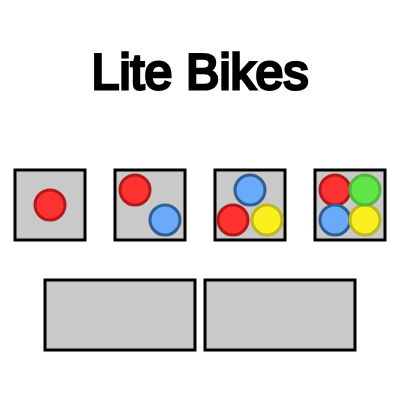
Frame 1 (no input)
Frame 60 (no input): identical to frame 1, image omitted
Frame 120 (the mouse pressed at the canvas centre since frame 60): identical to frame 1, image omitted

The p5.js sketch that drew this single still picture (run headless with seeded random() and noise() and a simulated clock; from frame 60 on, the mouse is pressed at the canvas centre):

// p5.js sketch
// ── sketch.js
/**

    Jacob Seiler
    8/4/2016
    Lite Bikes
    Forest Hill C.I.
    
    ** Trails are broken, cause the game to lag, will be fixed SOON **
    
    - A game similar to snake for 1 - 4 players
    * Click on a button with coloured dots to play, click on as many dots for how many players you want
    * Click on instructions to learn how to play
    * Click on Credits to see who did what work
    * Once the game starts try to kill your opponents by having them run into your trail
    * Last one standin wins
    * In single player mode, try to get the best time
    - Have fun :)

**/

var xP1 = 180;
var yP1 = 180;
var xP2 = 220;
var yP2 = 180;
var xP3 = 180;
var yP3 = 220;
var xP4 = 220;
var yP4 = 220;
var directionP1 = 5;
var directionP2 = 5;
var directionP3 = 5;
var directionP4 = 5;
var radius = 10;
var speed = 3;
var beenTo = [];
var place_first = 0;
var place_second = 0;
var place_third = 0;
var place_fourth = 0;
var players = 0;
var countdown = 3;
var timer = 0;
var record = 0;

var page = 0;
var credit_programming = "Jacob";
var credit_art = "Jacob";
var credit_testing = "Jacob";

var state = 0;

function setup() {
	createCanvas(400, 400);
	frameRate(60);
	background(255, 255, 255);
}

var convertStringToInt = function(s) {
    for (var i = 0; i < 400; i++) {
        if (s === "" + i) {
            return i;
        }
    }
};

var playerIsOut = function(player) {
    if (place_fourth === player || place_third === player || place_second === player) {
        return true;
    }
    
    return false;
};

var moveUp = function(player) {
    if (!playerIsOut(1) && player === 1) {
        if (yP1 - radius <= 0) {
            return;
        } else if (yP1 - radius - speed <= 0) {
            yP1 = radius;
        } else {
            yP1 = yP1 - speed;
        }
    }
    
    if (!playerIsOut(2) && player === 2) {
        if (yP2 - radius <= 0) {
            return;
        } else if (yP2 - radius - speed <= 0) {
            yP2 = radius;
        } else {
            yP2 = yP2 - speed;
        }
    }
    
    if (!playerIsOut(3) && player === 3) {
        if (yP3 - radius <= 0) {
            return;
        } else if (yP3 - radius - speed <= 0) {
            yP3 = radius;
        } else {
            yP3 = yP3 - speed;
        }
    }
    
    if (!playerIsOut(4) && player === 4) {
        if (yP4 - radius <= 0) {
            return;
        } else if (yP4 - radius - speed <= 0) {
            yP4 = radius;
        } else {
            yP4 = yP4 - speed;
        }
    }
};

var moveDown = function(player) {
    if (!playerIsOut(1) && player === 1) {
        if (yP1 + radius >= 400) {
            return;
        } else if (yP1 + radius + speed >= 400) {
            yP1 = 400 - radius;
        } else {
            yP1 = yP1 + speed;
        }
    }
    
    if (!playerIsOut(2) && player === 2) {
        if (yP2 + radius >= 400) {
            return;
        } else if (yP2 + radius + speed >= 400) {
            yP2 = 400 - radius;
        } else {
            yP2 = yP2 + speed;
        }
    }
    
    if (!playerIsOut(3) && player === 3) {
        if (yP3 + radius >= 400) {
            return;
        } else if (yP3 + radius + speed >= 400) {
            yP3 = 400 - radius;
        } else {
            yP3 = yP3 + speed;
        }
    }
    
    if (!playerIsOut(4) && player === 4) {
        if (yP4 + radius >= 400) {
            return;
        } else if (yP4 + radius + speed >= 400) {
            yP4 = 400 - radius;
        } else {
            yP4 = yP4 + speed;
        }
    }
};

var moveLeft = function(player) {
    if (!playerIsOut(1) && player === 1) {
        if (xP1 - radius <= 0) {
            return;
        } else if (xP1 - radius - speed <= 0) {
            xP1 = radius;
        } else {
            xP1 = xP1 - speed;
        }
    }
    
    if (!playerIsOut(2) && player === 2) {
        if (xP2 - radius <= 0) {
            return;
        } else if (xP2 - radius - speed <= 0) {
            xP2 = radius;
        } else {
            xP2 = xP2 - speed;
        }
    }
    
    if (!playerIsOut(3) && player === 3) {
        if (xP3 - radius <= 0) {
            return;
        } else if (xP3 - radius - speed <= 0) {
            xP3 = radius;
        } else {
            xP3 = xP3 - speed;
        }
    }
    
    if (!playerIsOut(4) && player === 4) {
        if (xP4 - radius <= 0) {
            return;
        } else if (xP4 - radius - speed <= 0) {
            xP4 = radius;
        } else {
            xP4 = xP4 - speed;
        }
    }
};

var moveRight = function(player) {
    if (!playerIsOut(1) && player === 1) {
        if (xP1 + radius >= 400) {
            return;
        } else if (xP1 + radius + speed >= 400) {
            xP1 = 400 - radius;
        } else {
            xP1 = xP1 + speed;
        }
    }
    
    if (!playerIsOut(2) && player === 2) {
        if (xP2 + radius >= 400) {
            return;
        } else if (xP2 + radius + speed >= 400) {
            xP2 = 400 - radius;
        } else {
            xP2 = xP2 + speed;
        }
    }
    
    if (!playerIsOut(3) && player === 3) {
        if (xP3 + radius >= 400) {
            return;
        } else if (xP3 + radius + speed >= 400) {
            xP3 = 400 - radius;
        } else {
            xP3 = xP3 + speed;
        }
    }
    
    if (!playerIsOut(4) && player === 4) {
        if (xP4 + radius >= 400) {
            return;
        } else if (xP4 + radius + speed >= 400) {
            xP4 = 400 - radius;
        } else {
            xP4 = xP4 + speed;
        }
    }
};

var trails = function() {
    for (var i = 0; i < beenTo.length; i++) {
        var xBT = convertStringToInt(beenTo[i].split("|")[0]);
        var yBT = convertStringToInt(beenTo[i].split("|")[1]);
        var player = convertStringToInt(beenTo[i].split("|")[2]);
        
        if (!playerIsOut(1) && player === 1) {
            stroke(180, 25, 25);
            strokeWeight(3);
            fill(255, 50, 50);
            ellipse(xBT, yBT, radius * 2, radius * 2);
        }
        
        if (!playerIsOut(2) && player === 2) {
            stroke(50, 95, 145);
            strokeWeight(3);
            fill(105, 170, 250);
            ellipse(xBT, yBT, radius * 2, radius * 2);
        }
        
        if (!playerIsOut(3) && player === 3) {
            stroke(191, 183, 31);
            strokeWeight(3);
            fill(250, 240, 30);
            ellipse(xBT, yBT, radius * 2, radius * 2);
        }
        
        if (!playerIsOut(4) && player === 4) {
            stroke(80, 185, 60);
            strokeWeight(3);
            fill(95, 230, 70);
            ellipse(xBT, yBT, radius * 2, radius * 2);
        }
    }
};

var menu = function() {
    directionP1 = 5;
    directionP2 = 5;
    directionP3 = 5;
    directionP4 = 5;
    xP1 = 180;
    yP1 = 180;
    xP2 = 220;
    yP2 = 180;
    xP3 = 180;
    yP3 = 220;
    xP4 = 220;
    yP4 = 220;
    directionP1 = 5;
    directionP2 = 5;
    directionP3 = 5;
    directionP4 = 5;
    beenTo = [];
    place_first = 0;
    place_second = 0;
    place_third = 0;
    place_fourth = 0;
    players = 1;
    countdown = 3;
    timer = 0;
    
    fill(255, 255, 255);
    stroke(0, 0, 0);
    strokeWeight(3);
    rect(-10, -10, 420, 420);
    
    if (page === 0) {
        fill(0, 0, 0);
        textSize(50);
        textAlign(CENTER, TOP);
        text("Lite Bikes", 0, 50, 400, 400);
        
        if ((mouseX >= 15 && mouseX <= 85 && mouseY >= 170 && mouseY <= 230)) {
            fill(227, 227, 227);
        } else {
            fill(201, 201, 201);
        }
        rect(15, 170, 70, 70);
        
        if ((mouseX >= 115 && mouseX <= 185 && mouseY >= 170 && mouseY <= 230)) {
            fill(227, 227, 227);
        } else {
            fill(201, 201, 201);
        }
        rect(115, 170, 70, 70);
        
        if ((mouseX >= 215 && mouseX <= 285 && mouseY >= 170 && mouseY <= 230)) {
            fill(227, 227, 227);
        } else {
            fill(201, 201, 201);
        }
        rect(215, 170, 70, 70);
        
        if ((mouseX >= 315 && mouseX <= 385 && mouseY >= 170 && mouseY <= 230)) {
            fill(227, 227, 227);
        } else {
            fill(201, 201, 201);
        }
        rect(315, 170, 70, 70);
        
        stroke(180, 25, 25);
        strokeWeight(3);
        fill(255, 50, 50);
        ellipse(50, 205, 30, 30);
        ellipse(135, 190, 30, 30);
        ellipse(233, 220, 30, 30);
        ellipse(335, 190, 30, 30);
        
        stroke(50, 95, 145);
        strokeWeight(3);
        fill(105, 170, 250);
        ellipse(165, 220, 30, 30);
        ellipse(250, 190, 30, 30);
        ellipse(335, 220, 30, 30);
        
        stroke(191, 183, 31);
        strokeWeight(3);
        fill(250, 240, 30);
        ellipse(267, 220, 30, 30);
        ellipse(365, 220, 30, 30);
        
        stroke(80, 185, 60);
        strokeWeight(3);
        fill(95, 230, 70);
        ellipse(365, 190, 30, 30);
        
        stroke(0, 0, 0);
        strokeWeight(3);
        if ((mouseX >= 45 && mouseX <= 195 && mouseY >= 280 && mouseY <= 350)) {
            fill(227, 227, 227);
        } else {
            fill(201, 201, 201);
        }
        rect(45, 280, 150, 70);
        if ((mouseX >= 205 && mouseX <= 355 && mouseY >= 280 && mouseY <= 350)) {
            fill(227, 227, 227);
        } else {
            fill(201, 201, 201);
        }
        rect(205, 280, 150, 70);
        fill(0, 0, 0);
        textSize(25);
        textAlign(CENTER, BOTTOM);
        text("Instructions", -80, 285, 400, 400);
        text("Credits", 77, 285, 400, 400);
    } else if (page === 1) {
        fill(0, 0, 0);
        stroke(0, 0, 0);
        strokeWeight(1);
        textSize(40);
        textAlign(CENTER, TOP);
        text("Credits", 0,10, 400, 400);
        textSize(30);
        textAlign(LEFT, TOP);
        text("Programming: " + credit_programming, 20,80, 400, 400);
        text("Art: " + credit_art, 20,120, 400, 400);
        text("Testing: " + credit_testing, 20,160, 400, 400);
        if (credit_programming === credit_art && credit_programming === credit_testing) {
            text("All the work: " + credit_programming, 20,200, 400, 400);
        }
        
        stroke(0, 0, 0);
        strokeWeight(3);
        if ((mouseX >= 100 && mouseX <= 300 && mouseY >= 300 && mouseY <= 350)) {
            fill(227, 227, 227);
        } else {
            fill(201, 201, 201);
        }
        rect(100, 300, 200, 50);
        fill(0, 0, 0);
        stroke(0, 0, 0);
        strokeWeight(1);
        textAlign(CENTER, TOP);
        text("Back", 0, 305, 400, 400);
    } else if (page === 2) {
        fill(0, 0, 0);
        stroke(0, 0, 0);
        strokeWeight(1);
        textSize(40);
        textAlign(CENTER, TOP);
        text("Instructions", 0,10, 400, 400);
        textSize(30);
        textAlign(LEFT, TOP);
        
        stroke(180, 25, 25);
        strokeWeight(3);
        fill(255, 50, 50);
        ellipse(50, 222, 30, 30);
        
        stroke(50, 95, 145);
        strokeWeight(3);
        fill(105, 170, 250);
        ellipse(150, 220, 30, 30);
        
        stroke(191, 183, 31);
        strokeWeight(3);
        fill(250, 240, 30);
        ellipse(250, 220, 30, 30);
        
        stroke(80, 185, 60);
        strokeWeight(3);
        fill(95, 230, 70);
        ellipse(350, 220, 30, 30);
        
        stroke(110, 110, 110);
        strokeWeight(2);
        fill(176, 176, 176);
        rect(335, 155, 30, 30);
        rect(305, 155, 30, 30);
        rect(365, 155, 30, 30);
        rect(335, 125, 30, 30);
        rect(235, 155, 30, 30);
        rect(205, 155, 30, 30);
        rect(265, 155, 30, 30);
        rect(235, 125, 30, 30);
        rect(135, 155, 30, 30);
        rect(105, 155, 30, 30);
        rect(165, 155, 30, 30);
        rect(135, 125, 30, 30);
        rect(35, 155, 30, 30);
        rect(05, 155, 30, 30);
        rect(65, 155, 30, 30);
        rect(35, 125, 30, 30);
        fill(0, 0, 0);
        textSize(15);
        text("W", 42,130, 400, 400);
        text("A", 12,160, 400, 400);
        text("S", 42,160, 400, 400);
        text("D", 72,160, 400, 400);
        text("↑", 142,130, 400, 400);
        text("←", 112,160, 400, 400);
        text("↓", 142,160, 400, 400);
        text("→", 172,160, 400, 400);
        text("T", 242,130, 400, 400);
        text("F", 212,160, 400, 400);
        text("G", 242,160, 400, 400);
        text("H", 272,160, 400, 400);
        text("I", 342,130, 400, 400);
        text("J", 312,160, 400, 400);
        text("K", 342,160, 400, 400);
        text("L", 372,160, 400, 400);
        
        textSize(30);
        stroke(0, 0, 0);
        strokeWeight(3);
        if ((mouseX >= 100 && mouseX <= 300 && mouseY >= 300 && mouseY <= 350)) {
            fill(227, 227, 227);
        } else {
            fill(201, 201, 201);
        }
        rect(100, 300, 200, 50);
        fill(0, 0, 0);
        stroke(0, 0, 0);
        strokeWeight(1);
        textAlign(CENTER, TOP);
        text("Back", 0, 305, 400, 400);
    }
};

var death = function() {
    fill(60, 60, 60, 10);
    rect(-10, -10, 420, 420);
    fill(255, 255, 255);
    stroke(176, 176, 176);
    textSize(50);
    textAlign(CENTER, TOP);
    if (players >= 2) {
        text("Player " + place_first + " Wins", 0, 10, 400, 400);
        textAlign(LEFT, TOP);
        
        fill(60, 60, 60, 10);
        rect(-10, -10, 420, 420);
        fill(255, 255, 255);
        stroke(176, 176, 176);
        
        text("1.", 50, 70, 400, 400);
        
        if (players >= 2) {
            text("2.", 50, 130, 400, 400);
        }
        
        if (players >= 3) {
            text("3.", 50, 190, 400, 400);
        }
        
        if (players >= 4) {
            text("4.", 50, 250, 400, 400);
        }
    } else {
        text(timer, 0, 10, 400, 400);
        if (timer >= record) {
            text("New Record!", 0, 150, 400, 400);
            record = timer;
        } else {
            text("Record: " + record, 20, 150, 380, 150);
        }
    }
    
    textAlign(CENTER, BOTTOM);
    if (mouseX >= 50 && mouseX <= 350 && mouseY >= 325 && mouseY <= 385) {
        fill(227, 227, 227);
    } else {
        fill(201, 201, 201);
    }
    rect(50, 325, 300, 60);
    fill(255, 255, 255);
    text("Play Again", 0, 300, 400, 400);
    
    if (place_first === 1) {
        stroke(180, 25, 25);
        strokeWeight(3);
        fill(255, 50, 50);
    } else if (place_first === 2) {
        stroke(50, 95, 145);
        strokeWeight(3);
        fill(105, 170, 250);
    } else if (place_first === 3) {
        stroke(191, 183, 31);
        strokeWeight(3);
        fill(250, 240, 30);
    } else if (place_first === 4) {
        stroke(80, 185, 60);
        strokeWeight(3);
        fill(95, 230, 70);
    }
    ellipse(200, 100, 40, 40);
    
    if (place_second === 1) {
        stroke(180, 25, 25);
        strokeWeight(3);
        fill(255, 50, 50);
    } else if (place_second === 2) {
        stroke(50, 95, 145);
        strokeWeight(3);
        fill(105, 170, 250);
    } else if (place_second === 3) {
        stroke(191, 183, 31);
        strokeWeight(3);
        fill(250, 240, 30);
    } else if (place_second === 4) {
        stroke(80, 185, 60);
        strokeWeight(3);
        fill(95, 230, 70);
    }
    
    if (players >= 2) {
        ellipse(200, 160, 40, 40);
    }
    
    if (place_third === 1) {
        stroke(180, 25, 25);
        strokeWeight(3);
        fill(255, 50, 50);
    } else if (place_third === 2) {
        stroke(50, 95, 145);
        strokeWeight(3);
        fill(105, 170, 250);
    } else if (place_third === 3) {
        stroke(191, 183, 31);
        strokeWeight(3);
        fill(250, 240, 30);
    } else if (place_third === 4) {
        stroke(80, 185, 60);
        strokeWeight(3);
        fill(95, 230, 70);
    }
    
    if (players >= 3) {
        ellipse(200, 220, 40, 40);
    }
    
    if (place_fourth === 1) {
        stroke(180, 25, 25);
        strokeWeight(3);
        fill(255, 50, 50);
    } else if (place_fourth === 2) {
        stroke(50, 95, 145);
        strokeWeight(3);
        fill(105, 170, 250);
    } else if (place_fourth === 3) {
        stroke(191, 183, 31);
        strokeWeight(3);
        fill(250, 240, 30);
    } else if (place_fourth === 4) {
        stroke(80, 185, 60);
        strokeWeight(3);
        fill(95, 230, 70);
    }
    
    if (players >= 4) {
        ellipse(200, 280, 40, 40);
    }
};

var game = function() {
    fill(255, 255, 255);
    rect(-10, -10, 420, 420);
    
    trails();
    
    if (countdown > 0) {
        if (players >= 1) {
            stroke(180, 25, 25);
            strokeWeight(3);
            fill(255, 50, 50);
            ellipse(xP1, yP1, radius * 2, radius * 2);
        }
        
        if (players >= 2) {
            stroke(50, 95, 145);
            strokeWeight(3);
            fill(105, 170, 250);
            ellipse(xP2, yP2, radius * 2, radius * 2);
        }
        
        if (players >= 3) {
            stroke(191, 183, 31);
            strokeWeight(3);
            fill(250, 240, 30);
            ellipse(xP3, yP3, radius * 2, radius * 2);
        }
        
        if (players >= 4) {
            stroke(80, 185, 60);
            strokeWeight(3);
            fill(95, 230, 70);
            ellipse(xP4, yP4, radius * 2, radius * 2);
        }
        
        fill(0, 0, 0);
        if (round(countdown) !== 0) {
            text(floor(countdown), 0, 0, 400, 400);
        } else {
            text("0", 0, 0, 400, 400);
        }
        countdown = countdown - 0.015;
        return;
    } else if (countdown > -1.5) {
        fill(0, 0, 0);
        text("GO", 0, 0, 400, 400);
        countdown = countdown - 0.015;
        timer+=0.015;
        
        if (directionP1 === 5) {
            directionP1 = 3;
        }
        
        if (directionP2 === 5) {
            directionP2 = 2;
        }
        
        if (directionP3 === 5) {
            directionP3 = 3;
        }
        
        if (directionP4 === 5) {
            directionP4 = 2;
        }
    } else if (players === 1) {
        timer+=0.015;
        fill(0, 0, 0);
        text(floor(timer) + " seconds", 0, 0, 400, 400);
    }
    
    if (directionP1 !== 5 && players >= 1) {
        if (!playerIsOut(1)) {
            append(beenTo, xP1 + "|" + yP1 + "|1");
        }
    }
    
    if (keyIsPressed && key.code === 119 && directionP1 !== 0 && directionP1 !== 1) {
        directionP1 = 0;
    }
    
    if (keyIsPressed && key.code === 115 && directionP1 !== 1 && directionP1 !== 0) {
        directionP1 = 1;
    }
    
    if (keyIsPressed && key.code === 100 && directionP1 !== 2 && directionP1 !== 3) {
        directionP1 = 2;
    }
    
    if (keyIsPressed && key.code === 97 && directionP1 !== 2 && directionP1 !== 3) {
        directionP1 = 3;
    }
     
    if (directionP1 === 0) {
        moveUp(1);
    } else if (directionP1 === 1) {
        moveDown(1);
    } else if (directionP1 === 2) {
        moveRight(1);
    } else if (directionP1 === 3) {
        moveLeft(1);
    }
    
    if (directionP2 !== 5 && players >= 2) {
        if (!playerIsOut(2)) {
            append(beenTo, xP2 + "|" + yP2 + "|2");
        }
    }
    
    if (keyIsPressed && keyCode === UP && directionP2 !== 0 && directionP2 !== 1) {
        directionP2 = 0;
    }
    
    if (keyIsPressed && keyCode === DOWN && directionP2 !== 1 && directionP2 !== 0) {
        directionP2 = 1;
    }
    
    if (keyIsPressed && keyCode === RIGHT && directionP2 !== 2 && directionP2 !== 3) {
        directionP2 = 2;
    }
    
    if (keyIsPressed && keyCode === LEFT && directionP2 !== 2 && directionP2 !== 3) {
        directionP2 = 3;
    }
     
    if (directionP2 === 0) {
        moveUp(2);
    } else if (directionP2 === 1) {
        moveDown(2);
    } else if (directionP2 === 2) {
        moveRight(2);
    } else if (directionP2 === 3) {
        moveLeft(2);
    }
    
    if (directionP3 !== 5 && players >= 3) {
        if (!playerIsOut(3)) {
            append(beenTo, xP3 + "|" + yP3 + "|3");
        }
    }
    
    if (keyIsPressed && key.code === 116 && directionP3 !== 0 && directionP3 !== 1) {
        directionP3 = 0;
    }
    
    if (keyIsPressed && key.code === 103 && directionP3 !== 1 && directionP3 !== 0) {
        directionP3 = 1;
    }
    
    if (keyIsPressed && key.code === 104 && directionP3 !== 2 && directionP3 !== 3) {
        directionP3 = 2;
    }
    
    if (keyIsPressed && key.code === 102 && directionP3 !== 2 && directionP3 !== 3) {
        directionP3 = 3;
    }
     
    if (directionP3 === 0) {
        moveUp(3);
    } else if (directionP3 === 1) {
        moveDown(3);
    } else if (directionP3 === 2) {
        moveRight(3);
    } else if (directionP3 === 3) {
        moveLeft(3);
    }
    
    if (directionP4 !== 5 && players >= 4) {
        if (!playerIsOut(4)) {
            append(beenTo, xP4 + "|" + yP4 + "|4");
        }
    }
    
    if (keyIsPressed && key.code === 105 && directionP4 !== 0 && directionP4 !== 1) {
        directionP4 = 0;
    }
    
    if (keyIsPressed && key.code === 107 && directionP4 !== 1 && directionP4 !== 0) {
        directionP4 = 1;
    }
    
    if (keyIsPressed && key.code === 108 && directionP4 !== 2 && directionP4 !== 3) {
        directionP4 = 2;
    }
    
    if (keyIsPressed && key.code === 106 && directionP4 !== 2 && directionP4 !== 3) {
        directionP4 = 3;
    }
     
    if (directionP4 === 0) {
        moveUp(4);
    } else if (directionP4 === 1) {
        moveDown(4);
    } else if (directionP4 === 2) {
        moveRight(4);
    } else if (directionP4 === 3) {
        moveLeft(4);
    }
    
    if (players >= 1) {
        stroke(180, 25, 25);
        strokeWeight(3);
        fill(255, 50, 50);
        ellipse(xP1, yP1, radius * 2, radius * 2);
    }
    
    if (players >= 2) {
        stroke(50, 95, 145);
        strokeWeight(3);
        fill(105, 170, 250);
        ellipse(xP2, yP2, radius * 2, radius * 2);
    }
    
    if (players >= 3) {
        stroke(191, 183, 31);
        strokeWeight(3);
        fill(250, 240, 30);
        ellipse(xP3, yP3, radius * 2, radius * 2);
    }
    
    if (players >= 4) {
        stroke(80, 185, 60);
        strokeWeight(3);
        fill(95, 230, 70);
        ellipse(xP4, yP4, radius * 2, radius * 2);
    }
    
    for (var i = 0; i < beenTo.length; i++) {
        var xBT = convertStringToInt(beenTo[i].split("|")[0]);
        var yBT = convertStringToInt(beenTo[i].split("|")[1]);
        var player = convertStringToInt(beenTo[i].split("|")[2]);
        
        var yP1Dif = yP1 - yBT;
        var xP1Dif = xP1 - xBT;
        var yP2Dif = yP2 - yBT;
        var xP2Dif = xP2 - xBT;
        var yP3Dif = yP3 - yBT;
        var xP3Dif = xP3 - xBT;
        var yP4Dif = yP4 - yBT;
        var xP4Dif = xP4 - xBT;
        
        if (players === 1) {
            place_fourth = 4;
            place_third = 3;
            place_second = 2;
        }
        
        if (players === 2) {
            place_fourth = 4;
            place_third = 3;
        }
        
        if (players === 3) {
            place_fourth = 4;
        }
        
        if ((yP1Dif < 2 && yP1Dif > -2) && (xP1Dif < 2 && xP1Dif > -2)) {
            if (playerIsOut(player) === false && players >= 2) {
                if (place_fourth === 0 && place_third !== 1 && place_second !== 1) {
                    place_fourth = 1;
                } else if (place_fourth !== 1 && place_third === 0 && place_second !== 1) {
                    place_third = 1;
                } else if (place_fourth !== 1 && place_third !== 1 && place_second === 0) {
                    place_second = 1;
                }
            } else {
                place_first = 1;
            }
        }
        
        if ((yP2Dif < 2 && yP2Dif > -2) && (xP2Dif < 2 && xP2Dif > -2)) {
            if (playerIsOut(player) === false && players >= 2) {
                if (place_fourth === 0 && place_third !== 2 && place_second !== 2) {
                    place_fourth = 2;
                } else if (place_fourth !== 2 && place_third === 0 && place_second !== 2) {
                    place_third = 2;
                } else if (place_fourth !== 2 && place_third !== 2 && place_second === 0) {
                    place_second = 2;
                }
            }
        }
        
        if ((yP3Dif < 2 && yP3Dif > -2) && (xP3Dif < 2 && xP3Dif > -2)) {
            if (playerIsOut(player) === false && players >= 2) {
                if (place_fourth === 0 && place_third !== 3 && place_second !== 3) {
                    place_fourth = 3;
                } else if (place_fourth !== 3 && place_third === 0 && place_second !== 3) {
                    place_third = 3;
                } else if (place_fourth !== 3 && place_third !== 3 && place_second === 0) {
                    place_second = 3;
                }
            }
        }
        
        if ((yP4Dif < 2 && yP4Dif > -2) && (xP4Dif < 2 && xP4Dif > -2)) {
            if (playerIsOut(player) === false && players >= 2) {
                if (place_fourth === 0 && place_third !== 4 && place_second !== 4) {
                    place_fourth = 4;
                } else if (place_fourth !== 4 && place_third === 0 && place_second !== 4) {
                    place_third = 4;
                } else if (place_fourth !== 4 && place_third !== 4 && place_second === 0) {
                    place_second = 4;
                }
            }
        }
        
        if (players === 1 && place_first === 1) {
            state = 2;
        }
        
        if (place_second !== 0 && players >= 2) {
            if (place_fourth !== 4 && place_third !== 4 && place_second !== 4) {
                place_first = 4;
            } else if (place_fourth !== 3 && place_third !== 3 && place_second !== 3) {
                place_first = 3;
            } else if (place_fourth !== 2 && place_third !== 2 && place_second !== 2) {
                place_first = 2;
            } else if (place_fourth !== 1 && place_third !== 1 && place_second !== 1) {
                place_first = 1;
            }
            
            state = 2;
        }
    }
};

draw = function() {
    if (state === 1) {
        game();
    } else if (state === 2) {
        death();
    } else {
        menu();
    }
};

var mousePressed = function() {
    if (state === 1) {
    } else if (state === 2) {
        if (mouseX >= 50 && mouseX <= 350 && mouseY >= 325 && mouseY <= 385) {
            state = 0;
        }
    } else {
        if ((mouseX >= 15 && mouseX <= 85 && mouseY >= 170 && mouseY <= 230) && page === 0) {
            players = 1;
            state = 1;
        }
        
        if ((mouseX >= 115 && mouseX <= 185 && mouseY >= 170 && mouseY <= 230) && page === 0) {
            players = 2;
            state = 1;
        }
        
        if ((mouseX >= 215 && mouseX <= 285 && mouseY >= 170 && mouseY <= 230) && page === 0) {
            players = 3;
            state = 1;
        }
        
        if ((mouseX >= 315 && mouseX <= 385 && mouseY >= 170 && mouseY <= 230) && page === 0) {
            players = 4;
            state = 1;
        }
        
        if ((mouseX >= 45 && mouseX <= 195 && mouseY >= 280 && mouseY <= 350) && page === 0) {
            page = 2;
        } else if ((mouseX >= 205 && mouseX <= 355 && mouseY >= 280 && mouseY <= 350) && page === 0) {
            page = 1;
        } else if ((mouseX >= 100 && mouseX <= 300 && mouseY >= 300 && mouseY <= 350) && page === 1) {
            page = 0;
        } else if ((mouseX >= 100 && mouseX <= 300 && mouseY >= 300 && mouseY <= 350) && page === 2) {
            page = 0;
        }
    }
};
